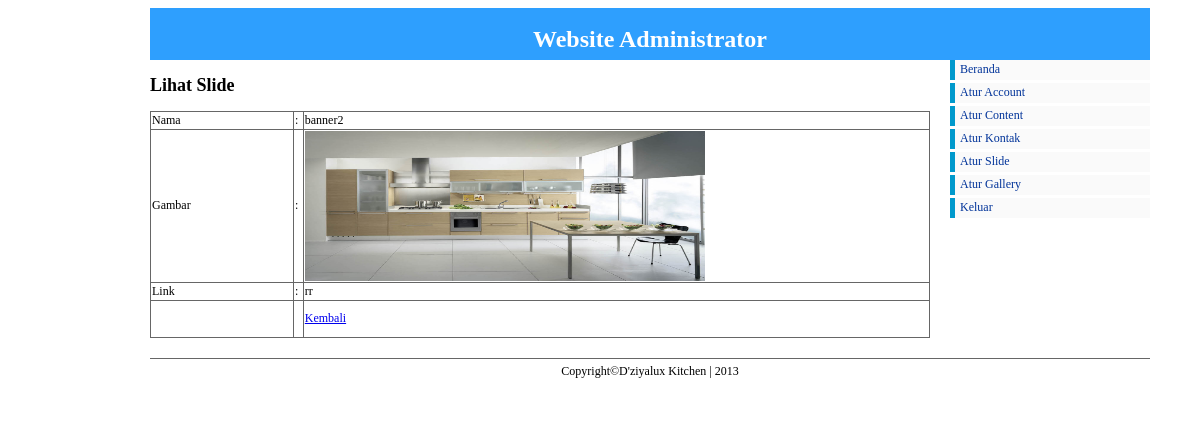
Page /admin/index.php?pg=slide/lihat_slide&id=8 (signed in) on the committed database.
### tables this page shows
CREATE TABLE IF NOT EXISTS `slide_show` (
  `ID_SLIDE` int(11) NOT NULL AUTO_INCREMENT,
  `JUDUL` varchar(100) NOT NULL,
  `GAMBAR` varchar(50) NOT NULL,
  `LINK` varchar(50) NOT NULL,
  PRIMARY KEY (`ID_SLIDE`)
);

### admin/slide/lihat_slide.php (the view, shortened to what this page needs)
<?php
$data = mysql_query("select * from slide_show where ID_SLIDE = '$_GET[id]'");
while($tampil = mysql_fetch_array($data)){
?>
<h2>Lihat Slide</h2>
<table width="441" border="1" align="center">
    <tr>
      <td width="89">Nama</td>
      <td width="3">:</td>
      <td width="333"><?php echo $tampil['JUDUL'];?></td>
    </tr>
    <tr>
      <td>Gambar</td>
      <td>:</td>
      <td><img src="../images/slide/<?php echo $tampil['GAMBAR'];?>" width="400" height="150"/></td>
    </tr>
    <tr>
      <td>Link</td>
      <td>:</td>
      <td><?php echo $tampil['LINK'];?></td>
    </tr>
    <tr>
      <td height="34">&nbsp;</td>
      <td>&nbsp;</td>
      <td><a href="?pg=slide/data_slide" class="klik">Kembali</a></td>
    </tr>
</table>
<?php } ?>

### css/admin.css (style rules this page uses)
body { font-size: 62.5%; font-family: "Trebuchet MS", "Arial", "Helvetica", "Verdana", "sans-serif"; }
table { font-size: 12px; width:780px; border:1px solid #CCC; border-collapse:collapse; }

### admin/slide/lihat_slide.php (style rules this page uses)
table { border:#666 1px solid; }

### rows in the picture
slide_show: JUDUL "banner2", GAMBAR (picture), LINK "rr"
